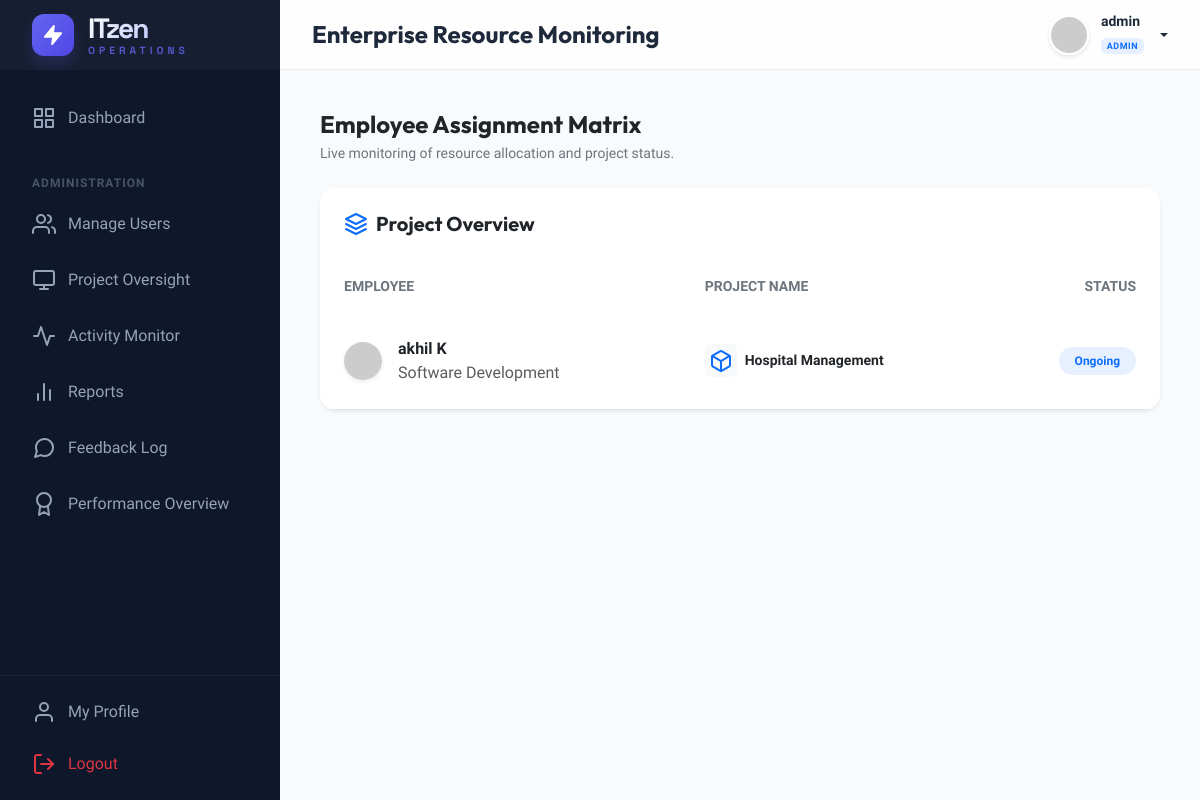
Before: /company-admin/projects/ (signed in) with the older database file.
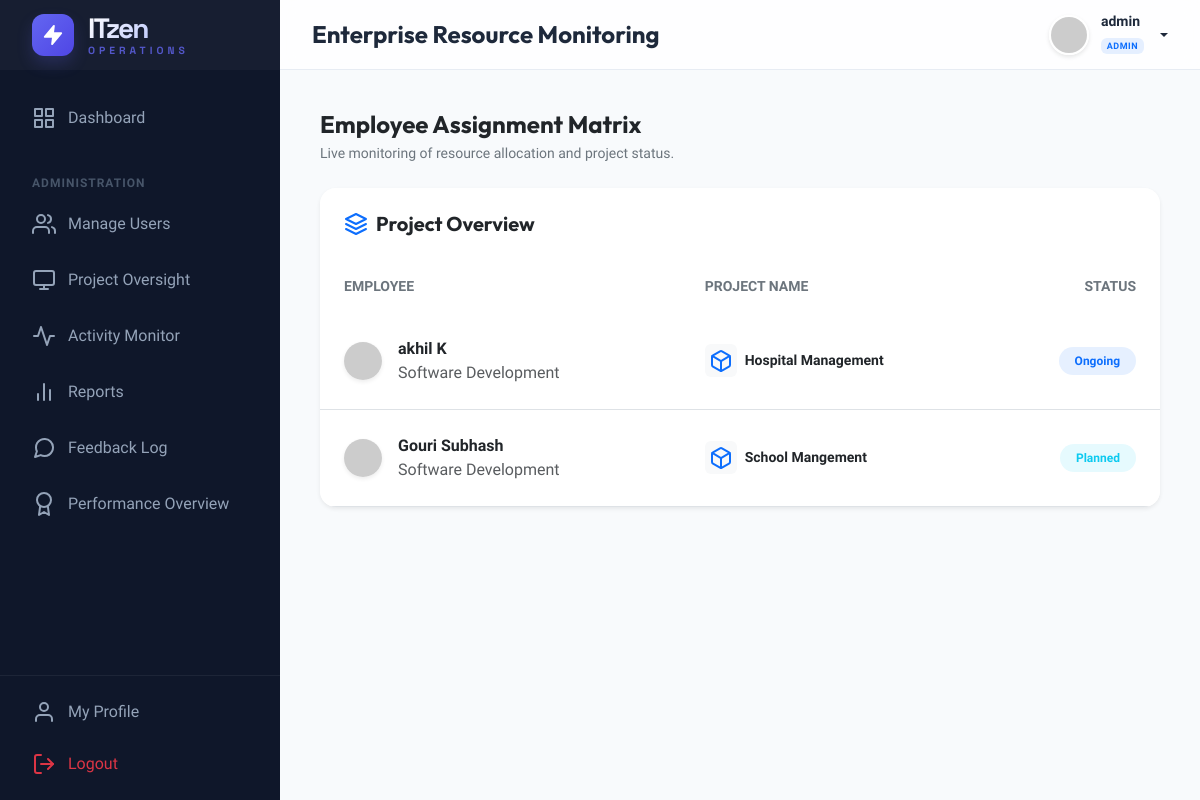
After: the same page with the newer database file.
### management/models.py (models this page shows, shortened)
class Project(models.Model):
    name = models.CharField(max_length=200)
    description = models.TextField()
    start_date = models.DateField()
    end_date = models.DateField()
    manager = models.ForeignKey(CustomUser, on_delete=models.SET_NULL, null=True, related_name='managed_projects')
    team_members = models.ManyToManyField(CustomUser, related_name='projects')
    status = models.CharField(max_length=20, choices=(
        ('PLANNED', 'Planned'),
        ('ONGOING', 'Ongoing'),
        ('COMPLETED', 'Completed'),
        ('ONHOLD', 'On Hold'),
    ), default='PLANNED')

class CustomUser(AbstractUser):
    ROLE_CHOICES = (
        ('ADMIN', 'Admin'),
        ('HR', 'HR Manager'),
        ('EMPLOYEE', 'Employee'),
    )
    DEPT_CHOICES = (
        ('DEVELOPMENT', 'Software Development'),
        ('DESIGN', 'UI/UX Design'),
        ('QA', 'Quality Assurance'),
        ('HR', 'Human Resources'),
        ('MARKETING', 'Digital Marketing'),
        ('SALES', 'Sales & Business'),
        ('SUPPORT', 'IT Support & Security'),
    )
    LEVEL_CHOICES = (
        ('JUNIOR', 'Junior Level (Level 1)'),
        ('INTERMEDIATE', 'Intermediate (Level 2)'),
        ('SENIOR', 'Senior Level (Level 3)'),
        ('LEAD', 'Lead Level (Level 4)'),
        ('EXPERT', 'Expert Level (Level 5)'),
    )
    role = models.CharField(max_length=20, choices=ROLE_CHOICES, default='EMPLOYEE')
    phone = models.CharField(max_length=15, blank=True, null=True)
    profile_pic = models.ImageField(upload_to='profile_pics/', blank=True, null=True)
    department = models.CharField(max_length=50, choices=DEPT_CHOICES, blank=True, null=True)
    designation = models.CharField(max_length=100, blank=True, null=True)
    level = models.CharField(max_length=20, choices=LEVEL_CHOICES, default='JUNIOR')
    date_of_joining = models.DateField(blank=True, null=True)
    def is_admin(self):
        return self.role == 'ADMIN' or self.is_superuser
    def is_hr(self):
        return self.role == 'HR'
    def is_employee(self):
        return self.role == 'EMPLOYEE' and not self.is_superuser and not self.role == 'HR'

### management/views.py (the view)
# urls.py: path('company-admin/projects/', views.admin_project_status, name='admin_project_status'),
@login_required
def admin_project_status(request):
    if not request.user.is_admin(): return redirect('dashboard')
    employees = CustomUser.objects.filter(role='EMPLOYEE').prefetch_related('projects', 'assigned_tasks')
    for emp in employees:
        emp.department_label = emp.get_department_display() if emp.department else 'No Department'
    return render(request, 'admin/project_status.html', {'employees': employees})

### templates/admin/project_status.html (shortened to what this page needs)
{% extends 'base.html' %}
{% block page_title %}Enterprise Resource Monitoring{% endblock %}
{% block content %}
<div class="d-flex justify-content-between align-items-center mb-4">
    <div>
        <h4 class="fw-bold text-dark mb-1">Employee Assignment Matrix</h4>
        <p class="text-secondary small mb-0">Live monitoring of resource allocation and project status.</p>
    </div>
</div>
<div class="card border-0 shadow-sm overflow-hidden">
    <div class="card-header bg-white border-0 p-4">
        <h5 class="mb-0 fw-bold d-flex align-items-center gap-2">
            <i data-feather="layers" class="text-primary"></i> Project Overview
        </h5>
    </div>
    <div class="table-responsive">
        <table class="table table-hover align-middle mb-0">
            <thead class="bg-light bg-opacity-50">
                <tr>
                    <th class="ps-4 py-3 border-0 text-secondary small text-uppercase">Employee</th>
                    <th class="py-3 border-0 text-secondary small text-uppercase">Project Name</th>
                    <th class="pe-4 py-3 border-0 text-secondary small text-uppercase text-end">Status</th>
                </tr>
            </thead>
            <tbody>
                {% for emp in employees %}
                {% if emp.projects.all %}
                {% for proj in emp.projects.all %}
                <tr>
                    <td class="ps-4 py-4">
                        <div class="d-flex align-items-center gap-3">
                            <img src="https://ui-avatars.com/api/?name={{ emp.username }}&background=6366f1&color=fff"
                                class="rounded-circle shadow-sm" width="38" height="38">
                            <div>
                                <div class="fw-bold text-dark">{{ emp.get_full_name|default:emp.username }}</div>
                                <div class="extra-small text-muted">{{ emp.department_label }}</div>
                            </div>
                        </div>
                    </td>
                    <td class="py-4">
                        <div class="d-flex align-items-center gap-2">
                            <div class="p-1 bg-light rounded text-primary">
                                <i data-feather="box" class="icon-sm"></i>
                            </div>
                            <span class="fw-bold text-dark small">{{ proj.name }}</span>
                        </div>
                    </td>
                    <td class="pe-4 py-4 text-end">
                        {% if proj.status == 'COMPLETED' %}
                        <span
                            class="badge bg-success bg-opacity-10 text-success rounded-pill px-3 py-2 fw-bold small">Completed</span>
                        {% elif proj.status == 'ONGOING' %}
                        <span
                            class="badge bg-primary bg-opacity-10 text-primary rounded-pill px-3 py-2 fw-bold small">Ongoing</span>
                        {% elif proj.status == 'PLANNED' %}
                        <span
                            class="badge bg-info bg-opacity-10 text-info rounded-pill px-3 py-2 fw-bold small">Planned</span>
                        {% elif proj.status == 'ONHOLD' %}
                        <span
                            class="badge bg-warning bg-opacity-10 text-warning rounded-pill px-3 py-2 fw-bold small">On
                            Hold</span>
                        {% else %}
                        <span
                            class="badge bg-secondary bg-opacity-10 text-secondary rounded-pill px-3 py-2 fw-bold small">{{
                            proj.get_status_display }}</span>
                        {% endif %}
                    </td>
                </tr>
                {% endfor %}
                {% endif %}
                {% endfor %}
            </tbody>
        </table>
    </div>
</div>
{% endblock %}

Changed rows visible on the page:
added CustomUser: get_full_name "Gouri Subhash", department_label "Software Development"
added Project: name "School Mangement", status "Planned"
